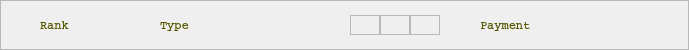
<?xml version="1.0" encoding="UTF-8"?>
<ui version="4.0">
 <class>recTaskItem</class>
 <widget class="QWidget" name="recTaskItem">
  <property name="geometry">
   <rect>
    <x>0</x>
    <y>0</y>
    <width>689</width>
    <height>50</height>
   </rect>
  </property>
  <property name="windowTitle">
   <string>Form</string>
  </property>
  <property name="styleSheet">
   <string notr="true"/>
  </property>
  <widget class="QFrame" name="frame_2">
   <property name="geometry">
    <rect>
     <x>0</x>
     <y>0</y>
     <width>689</width>
     <height>50</height>
    </rect>
   </property>
   <property name="styleSheet">
    <string notr="true">border-image: url(:/CrowdSourcing/Resources/pictures/wood.jpg);</string>
   </property>
   <property name="frameShape">
    <enum>QFrame::StyledPanel</enum>
   </property>
   <property name="frameShadow">
    <enum>QFrame::Raised</enum>
   </property>
   <widget class="QFrame" name="frame">
    <property name="geometry">
     <rect>
      <x>350</x>
      <y>15</y>
      <width>90</width>
      <height>20</height>
     </rect>
    </property>
    <property name="styleSheet">
     <string notr="true">color: rgb(85, 85, 0);
border-image:transparent;</string>
    </property>
    <property name="frameShape">
     <enum>QFrame::StyledPanel</enum>
    </property>
    <property name="frameShadow">
     <enum>QFrame::Raised</enum>
    </property>
    <widget class="QFrame" name="fromPic">
     <property name="geometry">
      <rect>
       <x>0</x>
       <y>0</y>
       <width>30</width>
       <height>20</height>
      </rect>
     </property>
     <property name="styleSheet">
      <string notr="true">border-image: url(:/CrowdSourcing/Resources/pictures/Chi.png);</string>
     </property>
     <property name="frameShape">
      <enum>QFrame::StyledPanel</enum>
     </property>
     <property name="frameShadow">
      <enum>QFrame::Raised</enum>
     </property>
    </widget>
    <widget class="QFrame" name="fixPic">
     <property name="geometry">
      <rect>
       <x>30</x>
       <y>0</y>
       <width>30</width>
       <height>20</height>
      </rect>
     </property>
     <property name="styleSheet">
      <string notr="true">border-image: url(:/CrowdSourcing/Resources/pictures/right.png);</string>
     </property>
     <property name="frameShape">
      <enum>QFrame::StyledPanel</enum>
     </property>
     <property name="frameShadow">
      <enum>QFrame::Raised</enum>
     </property>
    </widget>
    <widget class="QFrame" name="toPic">
     <property name="geometry">
      <rect>
       <x>60</x>
       <y>0</y>
       <width>30</width>
       <height>20</height>
      </rect>
     </property>
     <property name="styleSheet">
      <string notr="true">border-image: url(:/CrowdSourcing/Resources/pictures/Fra.png);</string>
     </property>
     <property name="frameShape">
      <enum>QFrame::StyledPanel</enum>
     </property>
     <property name="frameShadow">
      <enum>QFrame::Raised</enum>
     </property>
    </widget>
   </widget>
   <widget class="QLabel" name="labelPayment">
    <property name="geometry">
     <rect>
      <x>480</x>
      <y>17</y>
      <width>211</width>
      <height>16</height>
     </rect>
    </property>
    <property name="font">
     <font>
      <family>Courier</family>
      <weight>75</weight>
      <bold>true</bold>
     </font>
    </property>
    <property name="styleSheet">
     <string notr="true">color: rgb(85, 85, 0);
border-image:transparent;</string>
    </property>
    <property name="text">
     <string>Payment</string>
    </property>
   </widget>
   <widget class="QLabel" name="labelType">
    <property name="geometry">
     <rect>
      <x>160</x>
      <y>17</y>
      <width>181</width>
      <height>16</height>
     </rect>
    </property>
    <property name="font">
     <font>
      <family>Courier</family>
      <weight>75</weight>
      <bold>true</bold>
     </font>
    </property>
    <property name="styleSheet">
     <string notr="true">color: rgb(85, 85, 0);
border-image:transparent;</string>
    </property>
    <property name="text">
     <string>Type</string>
    </property>
   </widget>
   <widget class="QLabel" name="labelRank">
    <property name="geometry">
     <rect>
      <x>40</x>
      <y>17</y>
      <width>100</width>
      <height>16</height>
     </rect>
    </property>
    <property name="font">
     <font>
      <family>Courier</family>
      <weight>75</weight>
      <bold>true</bold>
     </font>
    </property>
    <property name="styleSheet">
     <string notr="true">color: rgb(85, 85, 0);
background-image: transparent;</string>
    </property>
    <property name="text">
     <string>Rank</string>
    </property>
   </widget>
  </widget>
 </widget>
 <resources>
  <include location="CrowdSourcing.qrc"/>
 </resources>
 <connections/>
</ui>
